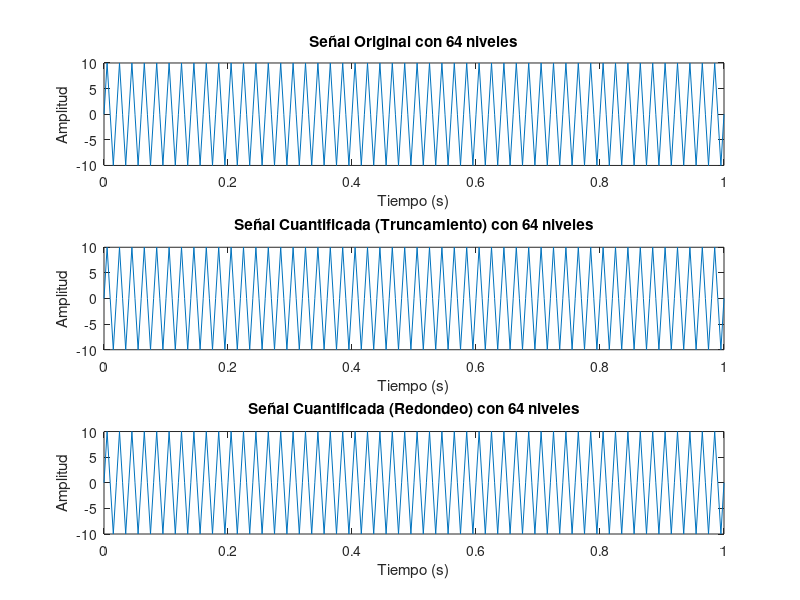
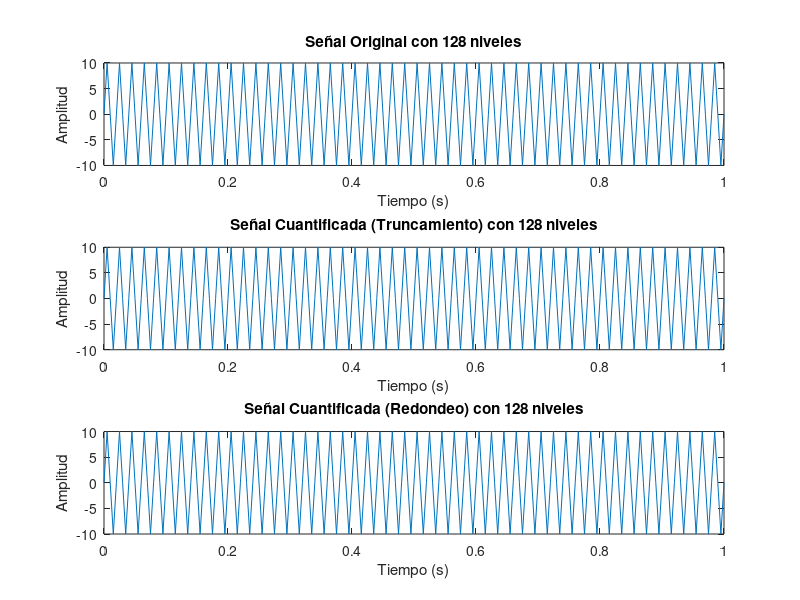
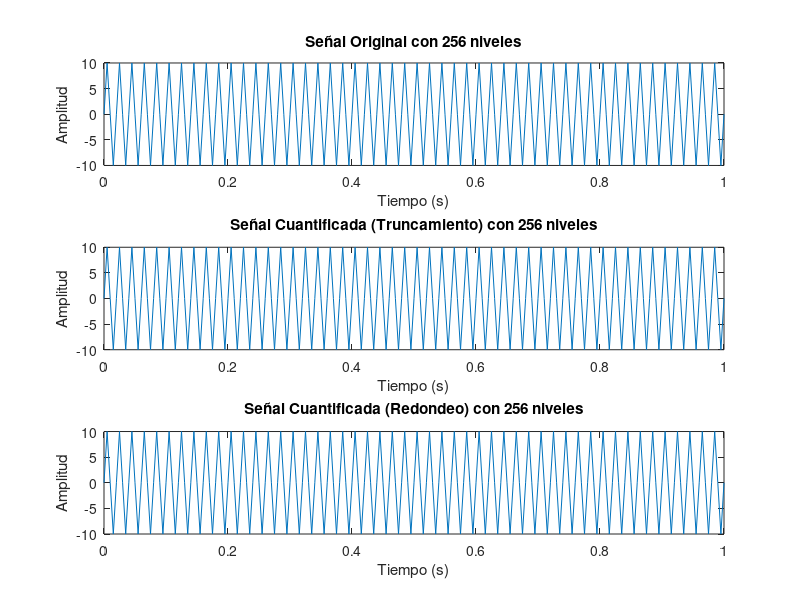

Here is the MATLAB script that generated these plots, in order:
% Definición de la señal x(n) = 10sin(2*pi*f0*n)
f0 = 50;
Fs = 200;  % Frecuencia de muestreo
n = 0:1/Fs:1;  % Vector de tiempo discreto
x = 10*sin(2*pi*f0*n);

% Niveles de cuantificación
levels = [64, 128, 256];

for l = 1:length(levels)
    % Cuantificación con truncamiento
    xq_trunc = floor(x * levels(l)) / levels(l);
    
    % Cuantificación con redondeo
    xq_round = round(x * levels(l)) / levels(l);
    
    % Gráficas de señales cuantificadas
    figure;
    
    subplot(3,1,1);
    plot(n, x);
    title(['Señal Original con ', num2str(levels(l)), ' niveles']);
    xlabel('Tiempo (s)');
    ylabel('Amplitud');
    
    subplot(3,1,2);
    plot(n, xq_trunc);
    title(['Señal Cuantificada (Truncamiento) con ', num2str(levels(l)), ' niveles']);
    xlabel('Tiempo (s)');
    ylabel('Amplitud');

    subplot(3,1,3);
    plot(n, xq_round);
    title(['Señal Cuantificada (Redondeo) con ', num2str(levels(l)), ' niveles']);
    xlabel('Tiempo (s)');
    ylabel('Amplitud');
    
end